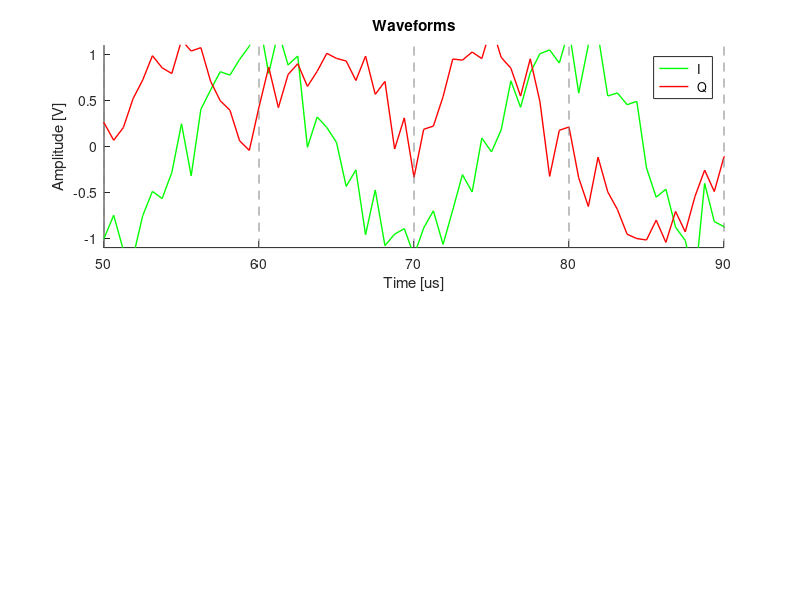

The MATLAB script that drew this image: (Note: this script raises an error after producing the figure.)
close all; clearvars; clc


%% PARAMETERS

Nbits = 100;                                % [.] Number of bits to be simulated (must be an even value)
Rb = 100e3;                                 % [b/s] Data rate
dev = 50e3;                               % [Hz] Frequency deviation
A = 1;                                      % [V] Carrier waveform amplitude
osf = 16;                                    % Oversampling factor
SNR = 10;                                   % [dB] Signal-to-noise ratio

if dev > Rb
    ResFact = round(osf*dev/Rb);
    dev = Rb*ResFact/osf;
else
    ResFact = round(osf*Rb/dev);
    dev = osf*Rb/ResFact;
end
ResFact = osf;
Fs = Rb*ResFact;                            % [S/s] Sample rate at RF

Tb = 1/Rb;
Ts = 1/Fs;                                  % [s] Sample period
h = 2*dev/Rb;                               % [.] Modulation index
init_phase = 0;
TFscale_RF = 1e6;                           % Scale factor for x-axis of RF plots (e.g. "1e6" means "us" and "MHz")
TFscale_BB = 1e3;                           % Scale factor for x-axis of BB plots (e.g. "1e3" means "ms" and "kHz")

min_pwr_fsk_bb = 1e-8;                      % [W] Minimum power level for FSK frequency plot at BB
light_grey = [.5 .5 .5];                    % RGB custom grey color for plots
bit_in = 5;                                 % Number of bit periods when the time plot window begins
bit_fn = 9;                                 % Number of bit periods when the time plot window ends

% fprintf("Data rate = %1.2f kHz\n",Rb/1e3);
% fprintf("Deviation = %1.2f kHz\n",dev/1e3);
% fprintf("Modulation Index = %1.1f\n",h);


%%  DATA GENERATION

rng(23)
input_bits = randi([0 1],1,Nbits);
input_symbs = dev*(2*input_bits-1);

Time = Ts*(0:ResFact*Nbits-1);


%% FSK MODULATION

fsk_symbs = repelem(input_symbs,ResFact);

fsk_wave_bb_I = A*cos(2*pi*fsk_symbs.*Time+init_phase);
fsk_wave_bb_Q = A*sin(2*pi*fsk_symbs.*Time+init_phase);

fsk_wave_bb = fsk_wave_bb_I+1i*fsk_wave_bb_Q;
fsk_wave_bb = awgn(fsk_wave_bb,SNR,'measured');

Ns_fsk = length(fsk_wave_bb);
dF_fsk = Fs/Ns_fsk;
freq_fsk = -Fs/2:dF_fsk:Fs/2-dF_fsk;
fsk_amp_spect_bb = abs(fftshift(fft(fsk_wave_bb))/Ns_fsk);
fsk_pwr_spect_bb = fsk_amp_spect_bb.^2;



%% SAVE BASEBAND COMPLEX SAMPLES INTO BINARY FILE

% stream_length = length(fsk_wave_bb);
% IQ_stream(1:2:stream_length*2-1) = fsk_wave_bb_I;
% IQ_stream(2:2:stream_length*2) = fsk_wave_bb_Q;
% log_name = sprintf(strcat('SCAT_FSK_bb_stream_',num2str(osf)));
% fid = fopen(log_name,'w');
% fwrite(fid,IQ_stream,'float32');
% fclose(fid);



%% PLOTS

figure('Name','1 - FSK','NumberTitle','off');
subplot(2,1,1); hold on
plot(TFscale_RF*Time,real(fsk_wave_bb),'g-','LineWidth',1)
plot(TFscale_RF*Time,imag(fsk_wave_bb),'r-','LineWidth',1)
xlabel('Time [us]'); ylabel('Amplitude [V]'); hold off
axis([bit_in*Tb*TFscale_RF bit_fn*Tb*TFscale_RF -1.1*A 1.1*A])
for j = 1:Nbits-1
    line([j*Tb*TFscale_RF j*Tb*TFscale_RF],[-1.1*A 1.1*A],'LineStyle','--','Color',light_grey)
end
title('Waveforms'); leg = legend(' I',' Q'); leg.FontSize = 8;
subplot(2,1,2)
semilogy(freq_fsk/TFscale_BB,fsk_pwr_spect_bb,'c')
xlabel('Frequency [kHz]'); ylabel('Power [W]'); grid on
title('BB Spectrum'); axis([-4*dev/TFscale_BB 4*dev/TFscale_BB min_pwr_fsk_bb/1e2 1]);


%% RX FSK DEMOD (Angle discontinuities detector) #2

disc_flag = false;
alpha = atan2(imag(fsk_wave_bb),real(fsk_wave_bb));
discont = zeros(1,length(alpha));
last_pend = sign(alpha(2)-alpha(1));
if last_pend < 0
    last_bit = 0;
else
    last_bit = 1;
    discont(1) = 1;
    discont(2) = 1;
end
for j = 3:length(alpha)
    alpha_diff = alpha(j)-alpha(j-1);
    if disc_flag == true && abs(alpha_diff) > pi
        last_bit = 1-last_bit;
        last_pend = -last_pend;
        disc_flag = false;
    elseif abs(alpha(j)-alpha(j-1)) < pi
        new_pend = sign(alpha_diff);
        disc_flag = false;
        if new_pend ~= last_pend
            last_bit = 1-last_bit;
            last_pend = new_pend;
        end
    else
        disc_flag = true;
    end
    discont(j) = last_bit;
end


shift2 = 4;
discont_down = downsample(discont,ResFact,shift2);
err2 = sum(input_bits ~= discont_down)

% figure
% plot(1:length(alpha),alpha,'r.-')
% figure
% stem(1:length(discont),discont,'b'); ylim([-.2 1.2])
% figure
% stem(1:length(discont_down),discont_down,'b'); ylim([-.2 1.2])




%% RX FSK DEMOD #3 Phase detector = multiplier + LPF

k=1;
Sn = zeros(1,length(fsk_wave_bb));
for j =2:length(fsk_wave_bb)
    Sn(j) = fsk_wave_bb(j)*conj(fsk_wave_bb(j-k));
end

shift3 = 1;%ResFact/2;
Sn_down = downsample(Sn,ResFact,shift3);
Dn = imag(Sn_down)>0;
err3 = sum(input_bits ~= Dn)

% figure('Name','#3 - S(n)','NumberTitle','off');
% plot(1:length(Sn),real(Sn),'b.-',1:length(Sn),imag(Sn),'r.-')
